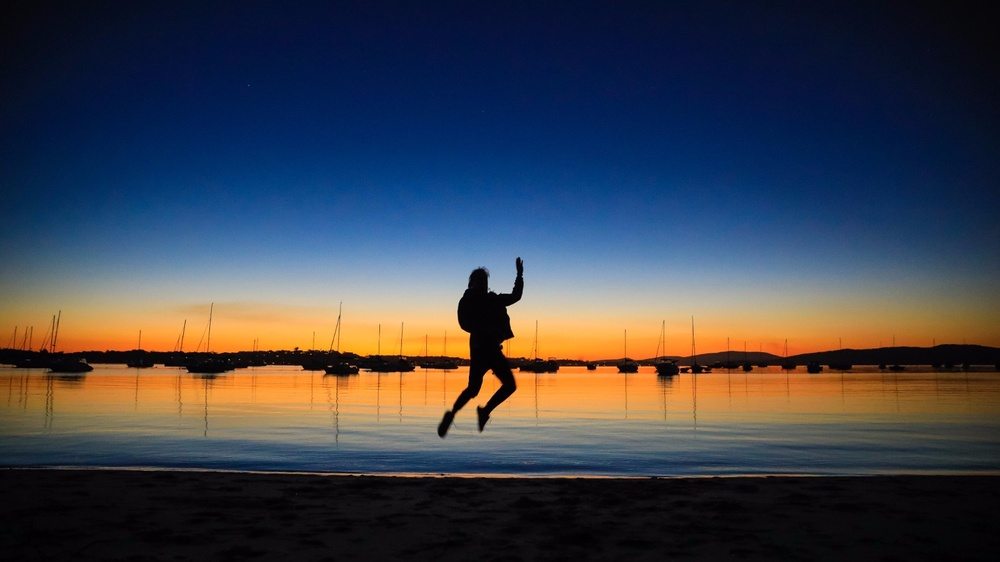
#> input picture Test02/pictures/new/1.jpg, 1000 x 562 px, shrunk from 1600 x 900 before the run
$ python bb.py
#> lines starting #> are read from the running program, lines starting #| are printed output that depends on the picture
from PIL import Image
import os

# 读取图片
im = Image.open("pictures/new/1.jpg")
#> im is the input picture: PIL image 1000x562 RGB; mean R, G, B 62.2, 65.3, 75.2

# 获取图片的尺寸
x, y = im.size
#> x = 1000; y = 562

# 计算白色背景的尺寸
# 10是两个空隙的长度总和
bg_x = x + 10
#> bg_x = 1010
bg_y = y + 10
#> bg_y = 572

# 创建白色背景图
bg_img = Image.new('RGB', (bg_x, bg_y), (255, 255, 255))
#> bg_img: PIL image 1010x572 RGB; every value is 255

# 计算每次裁剪的长度
interval_x = x // 3
#> interval_x = 333
interval_y = y // 3
#> interval_y = 187

# 裁剪九张输入的图片
for i in range(3):
    for j in range(3):
     # 从左往右，从上到下进行裁剪
     im_crop = im.crop((j*interval_x, i*interval_y, (j+1)*interval_x, (i+1)*interval_y))
     # 将裁剪的图片粘贴到白色背景图上
     # 5是每个空隙的长度
     bg_img.paste(im_crop, (j*(interval_x+5), i*(interval_y+5)))
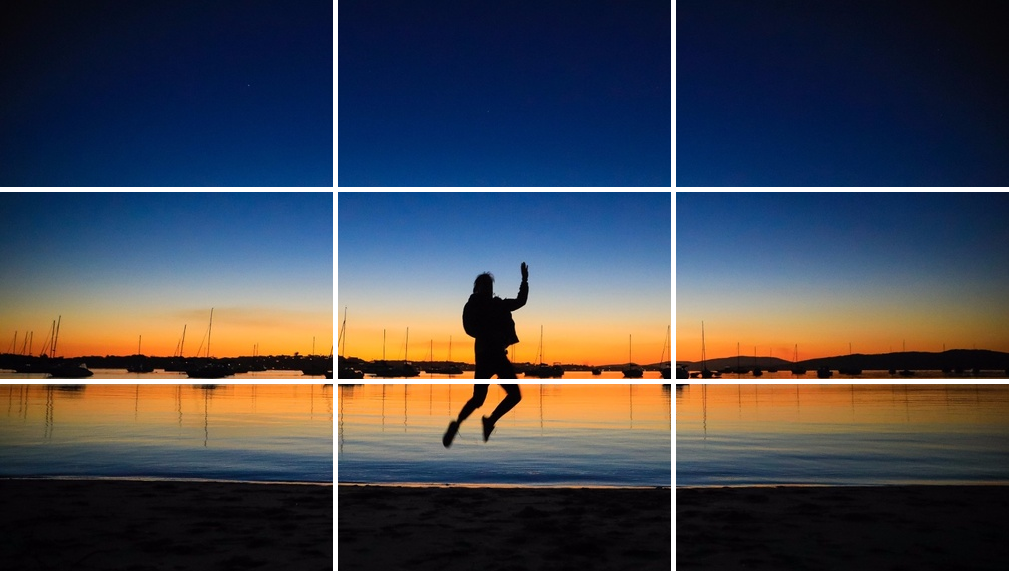
#> bg_img: PIL image 1010x572 RGB; mean R, G, B 68.1, 71.1, 80.7
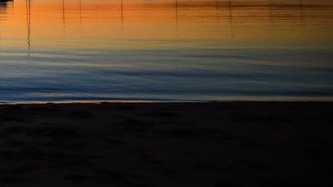
#> im_crop: PIL image 333x187 RGB; mean R, G, B 63.6, 50.7, 38.1

# 展示制作好的图片
bg_img.show()

# 保存九宫格图片
dir_path = os.path.dirname("pictures/new/1.jpg")
img_name = '九宫格_'+ os.path.basename("pictures/new/1.jpg")
new_img_path = os.path.join("cut_picture", img_name)
bg_img.save(new_img_path)

$ run again, with Test02/pictures/new/10.jpg copied over Test02/pictures/new/1.jpg
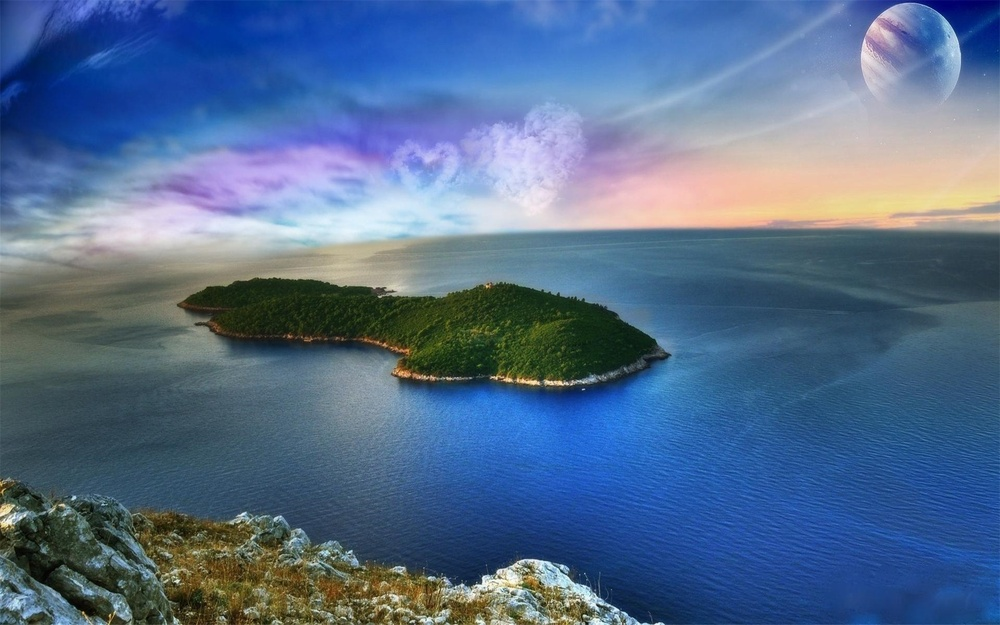
#> input picture Test02/pictures/new/10.jpg, 1000 x 625 px, shrunk from 1920 x 1200 before the run
#> im is the input picture: PIL image 1000x625 RGB; mean R, G, B 84.3, 109, 141.2
#> after the loop `for i in range(3):`:
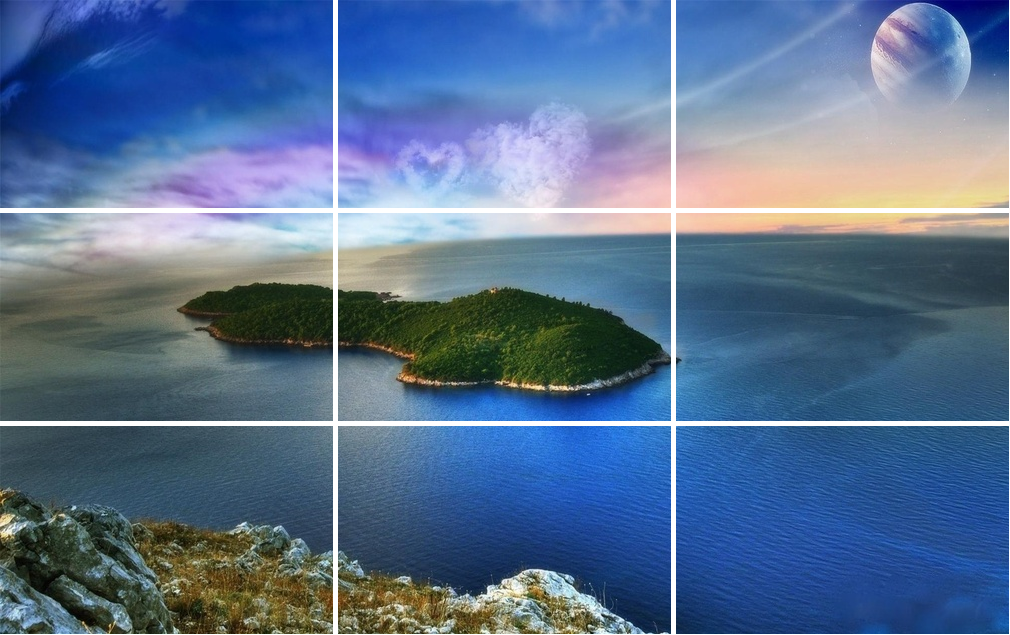
#> bg_img: PIL image 1010x635 RGB; mean R, G, B 89.1, 113.1, 144.4
#> after the loop `for i in range(3):`:
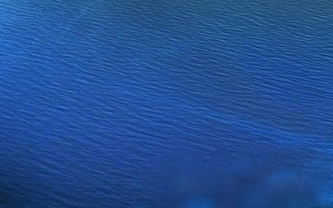
#> im_crop: PIL image 333x208 RGB; mean R, G, B 34.5, 79.2, 146.8

$ run again, with Test02/pictures/new/11.jpg copied over Test02/pictures/new/1.jpg
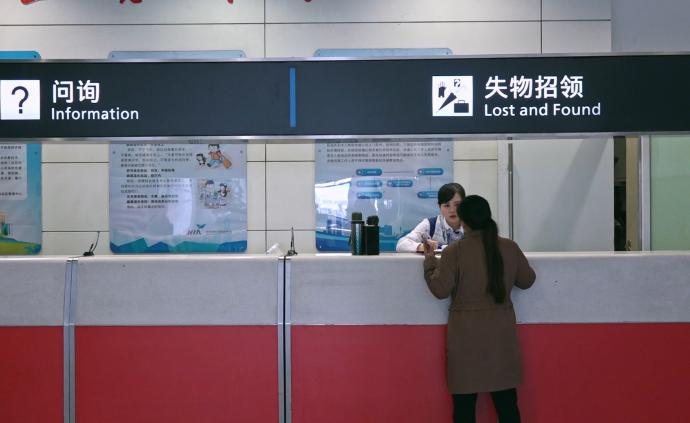
#> input picture Test02/pictures/new/11.jpg, 690 x 423 px
#> im is the input picture: PIL image 690x423 RGB; mean R, G, B 119.5, 107.4, 116.8
#> after the loop `for i in range(3):`:
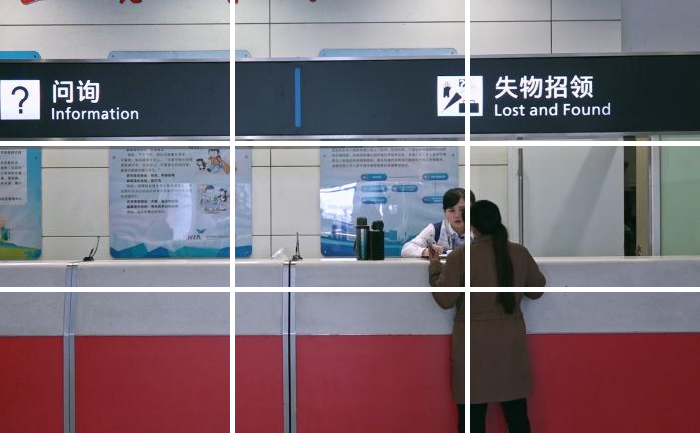
#> bg_img: PIL image 700x433 RGB; mean R, G, B 124.5, 112.9, 122
#> after the loop `for i in range(3):`:
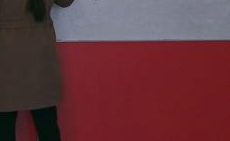
#> im_crop: PIL image 230x141 RGB; mean R, G, B 99.9, 54.3, 60.3

$ run again, with Test02/pictures/new/12.jpg copied over Test02/pictures/new/1.jpg
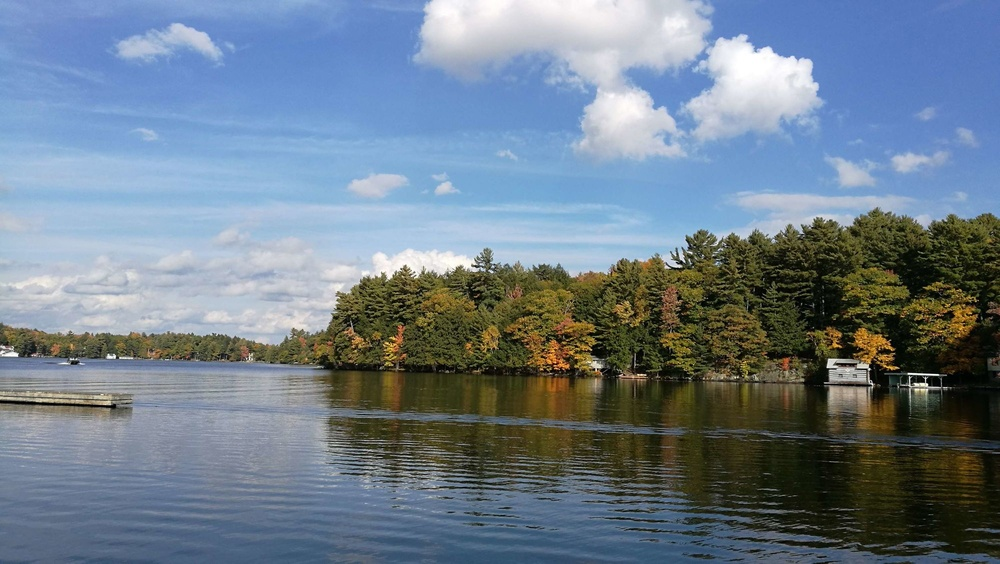
#> input picture Test02/pictures/new/12.jpg, 1000 x 564 px, shrunk from 2000 x 1129 before the run
#> im is the input picture: PIL image 1000x564 RGB; mean R, G, B 110.7, 126.2, 140.1
#> after the loop `for i in range(3):`:
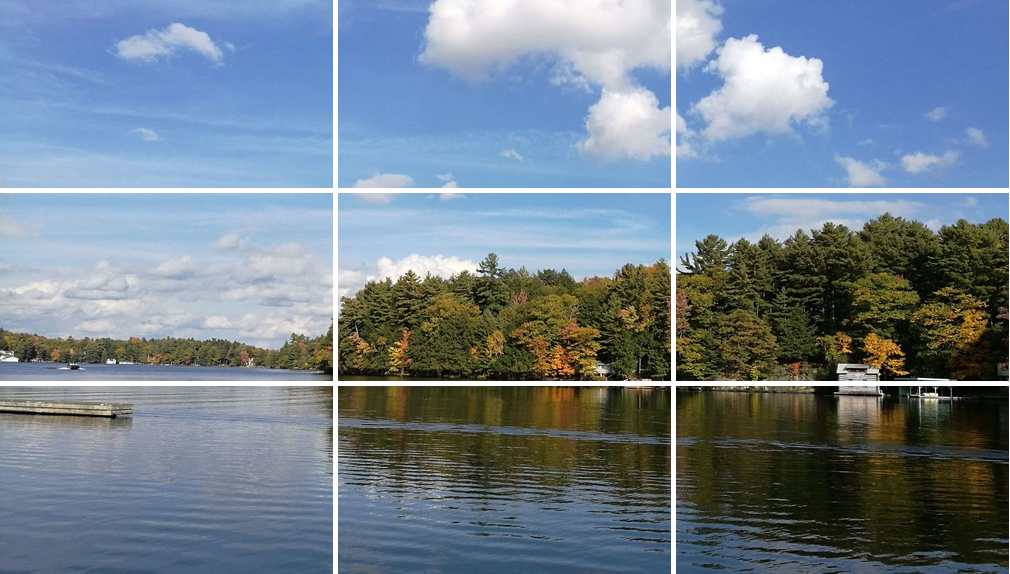
#> bg_img: PIL image 1010x574 RGB; mean R, G, B 114.8, 129.9, 143.4
#> after the loop `for i in range(3):`:
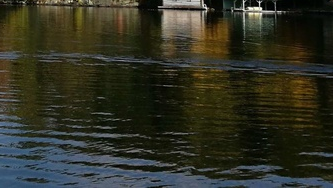
#> im_crop: PIL image 333x188 RGB; mean R, G, B 47.8, 48.9, 35.7
